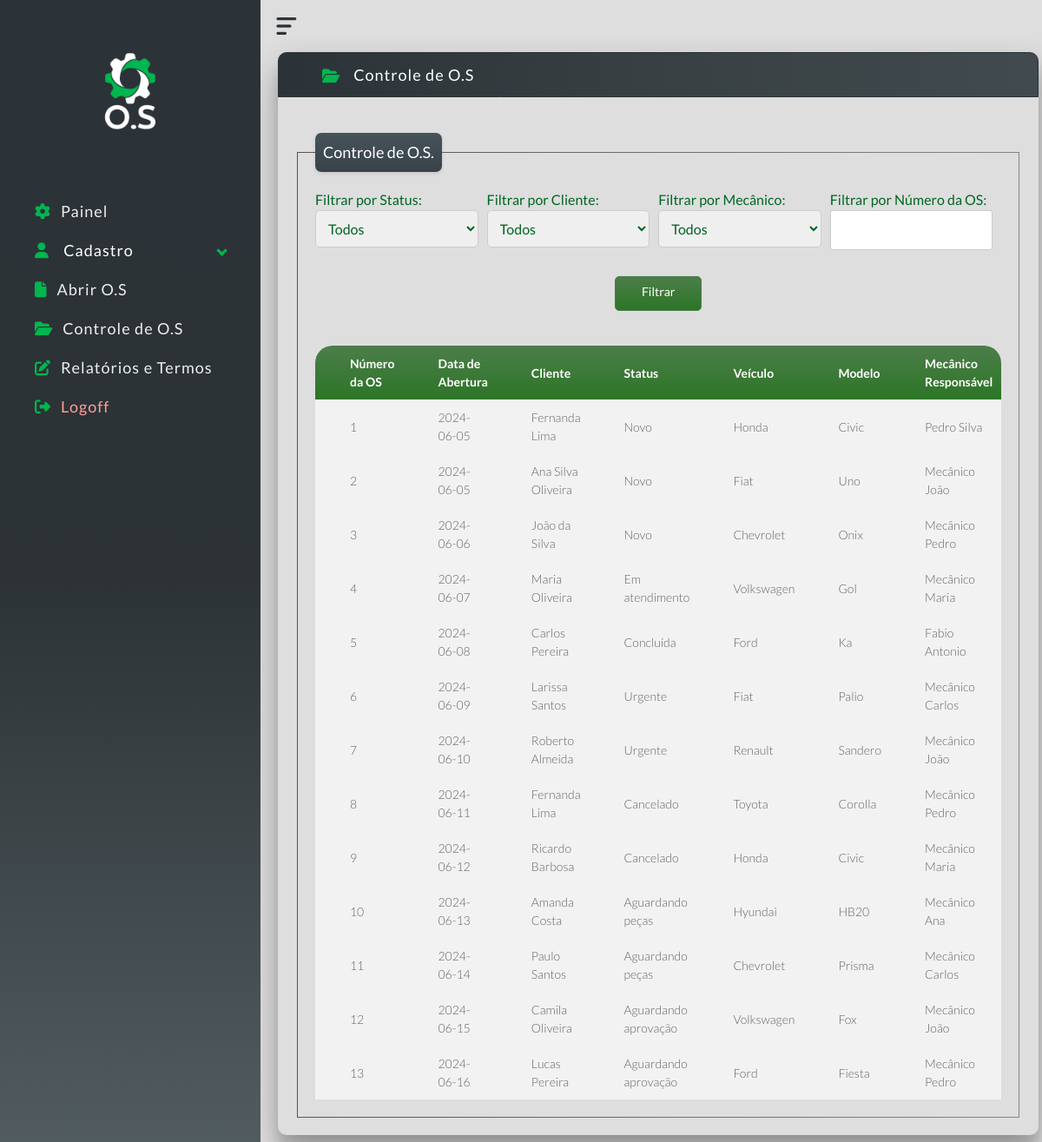
Page /controle_os.php (signed in) on the committed database.
### tables this page shows
CREATE TABLE `os` (
  `num_os` int(11) NOT NULL,
  `dat_abert` date NOT NULL,
  `cliente` int(11) NOT NULL,
  `Status` varchar(50) NOT NULL,
  `Veiculo` int(11) NOT NULL,
  `Merc_resp` varchar(100) NOT NULL,
  `Descricao` text DEFAULT NULL,
  `inf_adic` text DEFAULT NULL,
  `serv_exec` text DEFAULT NULL
);

CREATE TABLE `cliente` (
  `id` int(11) NOT NULL,
  `nome_razao` varchar(100) NOT NULL,
  `cpf_cnpj` varchar(20) NOT NULL,
  `endereco` varchar(255) DEFAULT NULL,
  `cep` varchar(10) DEFAULT NULL,
  `cidade` varchar(100) DEFAULT NULL,
  `estado` varchar(100) DEFAULT NULL,
  `email` varchar(100) DEFAULT NULL,
  `telefone` varchar(20) DEFAULT NULL,
  `bairro` varchar(100) DEFAULT NULL
);

CREATE TABLE `veiculo` (
  `id` int(11) NOT NULL,
  `cliente_id` int(11) DEFAULT NULL,
  `marca` varchar(100) NOT NULL,
  `modelo` varchar(100) NOT NULL,
  `ano` int(11) NOT NULL,
  `placa` varchar(20) NOT NULL,
  `quilometragem` float DEFAULT NULL,
  `renavan` varchar(20) DEFAULT NULL
);

### lib/php/check.php (called while the page is built, shortened)
<?php
$user_id = $_SESSION['user_id'];
function verificarPermissao($user_id, $acao, $conexao) {
    $sql = "SELECT {$acao} FROM usuario WHERE id = {$user_id}";
    $result = mysqli_query($conexao, $sql);
    $row = mysqli_fetch_assoc($result);
    return $row[$acao];
}
$conexao = mysqli_connect('localhost', 'root', '', 'oficinadasrodas');
if (!verificarPermissao($user_id, 'perCadCliente', $conexao)) {
    echo "<div class='mensagem'>Você não tem permissão para acessar essa página.</div>";
    echo "<style>.mensagem { position: fixed; top: 50%; left: 50%; transform: translate(-50%, -50%); background-color: #f8d7da; color: #721c24; border: 1px solid #f5c6cb; padding: 10px; border-radius: 5px; }</style>";
    echo "<script>setTimeout(function(){ document.querySelector('.mensagem').style.display = 'none'; window.location.href = 'painel.php'; }, 3000);</script>";
} else {
}
?>

### lib/php/controle_os.php (called while the page is built, shortened)
<?php
$servername = "localhost";
$username = "root";
$password = "";
$dbname = "oficinadasrodas";
$conn = new mysqli($servername, $username, $password, $dbname);
$sql = "SELECT os.num_os, os.dat_abert, cliente.nome_razao, os.Status, veiculo.marca, veiculo.modelo, os.Merc_resp FROM os
        INNER JOIN cliente ON os.cliente = cliente.id
        INNER JOIN veiculo ON os.Veiculo = veiculo.id";
$result = $conn->query($sql);
?>

### controle_os.php (the view, shortened to what this page needs)
<?php include './lib/php/controle_os.php';
include './lib/php/check.php';?>
<!DOCTYPE html>
<html lang="en">
<head>
  <link rel="stylesheet" href="./lib/css/global.css">
  <link rel="stylesheet" href="https://code.jquery.com/ui/1.12.1/themes/base/jquery-ui.css">
</head>
<body class="dashboard-page">
  <div class="container">
    <?php include 'menu.php'; ?>
    <div class="page_center">
      <div class="panel">
        <div class="geral_center">
          <div class="panel-header">
            <h2 class="h2-panel">
              <i class="fa-solid fa-folder-open"> </i>
              <div class="tit-cadastro">Controle de O.S</div>
            </h2>
          </div>
          <div class="panel-body">
            <div class="testbox">
              <form class="register_form" id="myForm" method="GET" action="">
                <br />
                <fieldset>
                  <legend>Controle de O.S.</legend>
                  <div class="filter-container">
                    <div class="filter-group">
                      <label for="status" class="text_form">Filtrar por Status:</label>
                      <select name="status" id="status" class="register_form form-field">
                        <option value="">Todos</option>
                      </select>
                    </div>
                    <div class="filter-group">
                      <label for="cliente" class="text_form">Filtrar por Cliente:</label>
                      <select name="cliente" id="cliente" class="register_form form-field">
                        <option value="">Todos</option>
                      </select>
                    </div>
                    <div class="filter-group">
                      <label for="mecanico" class="text_form">Filtrar por Mecânico:</label>
                      <select name="mecanico" id="mecanico" class="register_form form-field">
                        <option value="">Todos</option>
                      </select>
                    </div>
                    <div class="filter-group">
                      <label for="num_os" class="text_form">Filtrar por Número da OS:</label>
                      <input type="text" name="num_os" class="register_form form-field">
                    </div>
                  </div>
              </form>
              <div class="order-details">
                <button type="submit" class="button button-enviar3 filtrarbtn">Filtrar</button>
                <table>
                  <tr>
                    <th class="resizable">Número da OS</th>
                    <th class="resizable">Data de Abertura</th>
                    <th class="resizable">Cliente</th>
                    <th class="resizable">Status</th>
                    <th class="resizable">Veículo</th>
                    <th class="resizable">Modelo</th>
                    <th class="resizable">Mecânico Responsável</th>
                  </tr>
                  <?php
                  if ($result->num_rows > 0) {
                    while ($row = $result->fetch_assoc()) {
                      echo "<tr class='os-row' data-num-os='" . $row["num_os"] . "'>";
                      echo "<td class='os-cell'>" . $row["num_os"] . "</td>";
                      echo "<td>" . $row["dat_abert"] . "</td>";
                      echo "<td>" . $row["nome_razao"] . "</td>";
                      echo "<td>" . $row["Status"] . "</td>";
                      echo "<td>" . $row["marca"] . "</td>";
                      echo "<td>" . $row["modelo"] . "</td>";
                      echo "<td>" . $row["Merc_resp"] . "</td>";
                      echo "</tr>";
                    }
                  } else {
                    echo "<tr><td colspan='7'>Nenhum resultado encontrado.</td></tr>";
                  }
                  ?>
                </table>
              </div>
            </div>
          </div>
        </div>
      </div>
    </div>
  </div>
</body>
</html>

### menu.php (shortened to what this page needs)
<div class="side-menu">
<nav>
    <div class="logo-menu">
      <img src="./lib/img/logo_menu.png" alt="Logo">
    </div>
  </nav>
  <label for="side-menu-switch"></label>
  <div class="accordion-menu">
    <ul class="menu-content">
      <li>
        <h2>
          <i class="fa-solid fa-gear">
          </i><a href="painel.php">Painel</a>
        </h2>
      </li>
      <li>
        <h2>
          <i class="fa-solid fa-user">
          </i>Cadastro
        </h2>
      </li>
      <li>
        <h2>
          <i  class="fa-solid fa-file">
          </i><a href="abrir_os.php">Abrir O.S</a>
        </h2>
      </li>
      <li>
        <h2>
          <i  class="fa-solid fa-folder-open">
          </i><a href="controle_os.php">Controle de O.S</a>
        </h2>
      </li>
      <li>
        <h2>
          <i  class="fa-solid fa-pen-to-square">
          </i><a href="relatorio_termo.php">Relatórios e Termos</a>
        </h2>
      </li>
      <li class="logoff">
        <h2>
          <i class="fa-solid fa-sign-out-alt">
          </i><a class="logoff" href="index.php">Logoff</a>
        </h2>
      </li>
    </ul>
  </div>
</div>

### controle_os.php (style rules this page uses)
.filter-container { display: flex; justify-content: space-between; margin-bottom: 20px; }
.filter-group { flex: 1; margin-right: 10px; }

### rows in the picture
os: num_os "1", dat_abert "2024-06-05", cliente.nome_razao "Fernanda Lima", Status "Novo", veiculo.marca "Honda", veiculo.modelo "Civic", Merc_resp "Pedro Silva"
os: num_os "2", dat_abert "2024-06-05", cliente.nome_razao "Ana Silva Oliveira", Status "Novo", veiculo.marca "Fiat", veiculo.modelo "Uno", Merc_resp "Mecânico João"
os: num_os "3", dat_abert "2024-06-06", cliente.nome_razao "João da Silva", Status "Novo", veiculo.marca "Chevrolet", veiculo.modelo "Onix", Merc_resp "Mecânico Pedro"
os: num_os "4", dat_abert "2024-06-07", cliente.nome_razao "Maria Oliveira", Status "Em atendimento", veiculo.marca "Volkswagen", veiculo.modelo "Gol", Merc_resp "Mecânico Maria"
os: num_os "5", dat_abert "2024-06-08", cliente.nome_razao "Carlos Pereira", Status "Concluída", veiculo.marca "Ford", veiculo.modelo "Ka", Merc_resp "Fabio Antonio"
os: num_os "6", dat_abert "2024-06-09", cliente.nome_razao "Larissa Santos", Status "Urgente", veiculo.marca "Fiat", veiculo.modelo "Palio", Merc_resp "Mecânico Carlos"
os: num_os "7", dat_abert "2024-06-10", cliente.nome_razao "Roberto Almeida", Status "Urgente", veiculo.marca "Renault", veiculo.modelo "Sandero", Merc_resp "Mecânico João"
os: num_os "8", dat_abert "2024-06-11", cliente.nome_razao "Fernanda Lima", Status "Cancelado", veiculo.marca "Toyota", veiculo.modelo "Corolla", Merc_resp "Mecânico Pedro"
os: num_os "9", dat_abert "2024-06-12", cliente.nome_razao "Ricardo Barbosa", Status "Cancelado", veiculo.marca "Honda", veiculo.modelo "Civic", Merc_resp "Mecânico Maria"
os: num_os "10", dat_abert "2024-06-13", cliente.nome_razao "Amanda Costa", Status "Aguardando peças", veiculo.marca "Hyundai", veiculo.modelo "HB20", Merc_resp "Mecânico Ana"
os: num_os "11", dat_abert "2024-06-14", cliente.nome_razao "Paulo Santos", Status "Aguardando peças", veiculo.marca "Chevrolet", veiculo.modelo "Prisma", Merc_resp "Mecânico Carlos"
os: num_os "12", dat_abert "2024-06-15", cliente.nome_razao "Camila Oliveira", Status "Aguardando aprovação", veiculo.marca "Volkswagen", veiculo.modelo "Fox", Merc_resp "Mecânico João"
os: num_os "13", dat_abert "2024-06-16", cliente.nome_razao "Lucas Pereira", Status "Aguardando aprovação", veiculo.marca "Ford", veiculo.modelo "Fiesta", Merc_resp "Mecânico Pedro"
